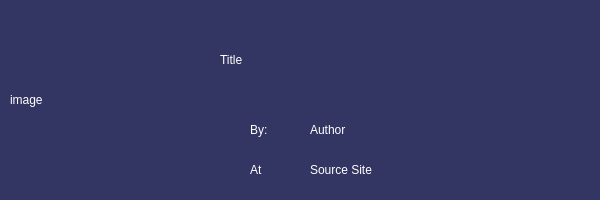
<?xml version="1.0" encoding="UTF-8"?>
<ui version="4.0">
 <class>Form</class>
 <widget class="QWidget" name="Form">
  <property name="geometry">
   <rect>
    <x>0</x>
    <y>0</y>
    <width>600</width>
    <height>200</height>
   </rect>
  </property>
  <property name="minimumSize">
   <size>
    <width>400</width>
    <height>200</height>
   </size>
  </property>
  <property name="maximumSize">
   <size>
    <width>700</width>
    <height>200</height>
   </size>
  </property>
  <property name="windowTitle">
   <string>Form</string>
  </property>
  <property name="styleSheet">
   <string notr="true">background-color: rgba(11, 12, 67, 150);
color: rgb(255, 255, 255);</string>
  </property>
  <widget class="QLabel" name="imageLabel">
   <property name="geometry">
    <rect>
     <x>10</x>
     <y>10</y>
     <width>200</width>
     <height>180</height>
    </rect>
   </property>
   <property name="styleSheet">
    <string notr="true">background: none;
border: none;</string>
   </property>
   <property name="text">
    <string>image</string>
   </property>
   <property name="scaledContents">
    <bool>true</bool>
   </property>
  </widget>
  <widget class="QLabel" name="titleLabel">
   <property name="geometry">
    <rect>
     <x>220</x>
     <y>10</y>
     <width>370</width>
     <height>100</height>
    </rect>
   </property>
   <property name="styleSheet">
    <string notr="true">background: none;
border: none;</string>
   </property>
   <property name="text">
    <string>Title</string>
   </property>
   <property name="wordWrap">
    <bool>true</bool>
   </property>
  </widget>
  <widget class="QLabel" name="authorLabel">
   <property name="geometry">
    <rect>
     <x>310</x>
     <y>110</y>
     <width>280</width>
     <height>40</height>
    </rect>
   </property>
   <property name="styleSheet">
    <string notr="true">background: none;
border: none;</string>
   </property>
   <property name="text">
    <string>Author</string>
   </property>
   <property name="wordWrap">
    <bool>true</bool>
   </property>
  </widget>
  <widget class="QLabel" name="sourceLabel">
   <property name="geometry">
    <rect>
     <x>310</x>
     <y>150</y>
     <width>280</width>
     <height>40</height>
    </rect>
   </property>
   <property name="styleSheet">
    <string notr="true">background: none;
border: none;</string>
   </property>
   <property name="text">
    <string>Source Site</string>
   </property>
   <property name="wordWrap">
    <bool>true</bool>
   </property>
  </widget>
  <widget class="QLabel" name="authorLabel_2">
   <property name="geometry">
    <rect>
     <x>250</x>
     <y>110</y>
     <width>60</width>
     <height>40</height>
    </rect>
   </property>
   <property name="styleSheet">
    <string notr="true">background: none;
border: none;</string>
   </property>
   <property name="text">
    <string>By:</string>
   </property>
   <property name="wordWrap">
    <bool>true</bool>
   </property>
  </widget>
  <widget class="QLabel" name="authorLabel_3">
   <property name="geometry">
    <rect>
     <x>250</x>
     <y>150</y>
     <width>60</width>
     <height>40</height>
    </rect>
   </property>
   <property name="styleSheet">
    <string notr="true">background: none;
border: none;</string>
   </property>
   <property name="text">
    <string>At</string>
   </property>
   <property name="wordWrap">
    <bool>true</bool>
   </property>
  </widget>
 </widget>
 <resources/>
 <connections/>
</ui>
